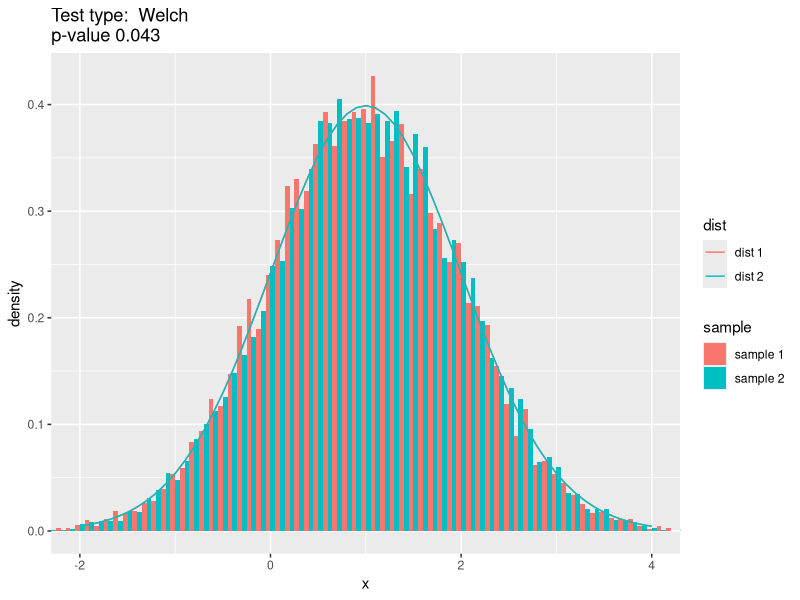
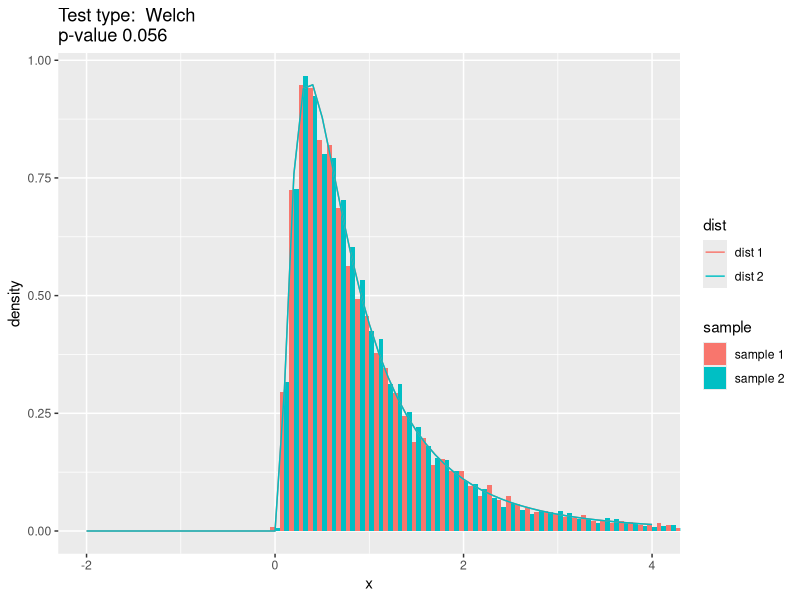
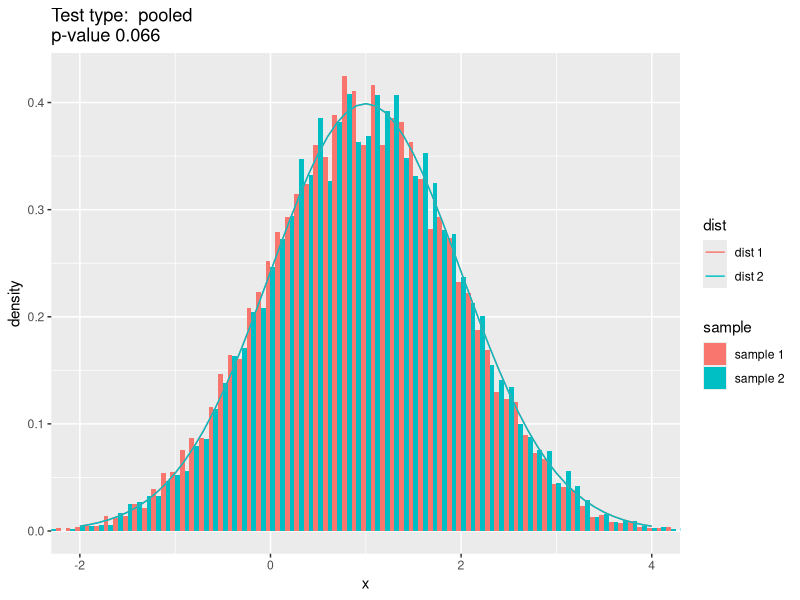
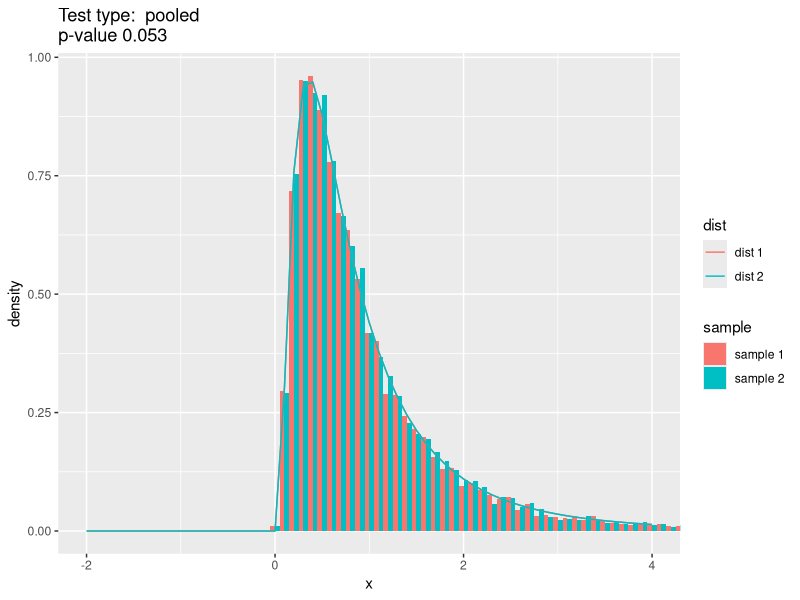

These charts were generated, in order, by the following R code:
## ---- chunk 1
knitr::opts_chunk$set(echo = TRUE)
## ---- chunk 2
library(tidyverse)
library(knitr)
## ---- chunk 3
# Random generator voor de Log-normale distributie
rlnorm2 <- function(n, mu = 1, sd = 1) {
  exp_sdlog_sq <- 1 + sd^2/mu^2
  sdlog <- sqrt(log(exp_sdlog_sq))
  meanlog <- log(mu/sqrt(exp_sdlog_sq))
  
  rlnorm(n, meanlog, sdlog)
}

# Density functie voor de Log-normale distributie
dlnorm2 <- function(n, mu = 1, sd = 1) {
  exp_sdlog_sq <- 1 + sd^2/mu^2
  sdlog <- sqrt(log(exp_sdlog_sq))
  meanlog <- log(mu/sqrt(exp_sdlog_sq))
  
  dlnorm(n, meanlog, sdlog)
}
## ---- chunk 4
test.params <- expand.grid(c(1,2,3),c(0.5,1,2))

sapply(1:nrow(test.params), function(i) {
  mu <- test.params[i,1]
  sd <- test.params[i,2]
  test.data <- rlnorm2(100000, mu,sd)
  list(mu = mu, sd = sd, sample_mu = round(mean(test.data),1), sample_sd = round(sd(test.data),1))
})

## ---- chunk 5
sim.mctest <- function(dist = c("norm", "lnorm"), 
                       n.total, 
                       sample.ratio = 1, 
                       mu = 1, 
                       sd = 1, 
                       sd.ratio = 1,
                       test.type = c("pooled","Welch"),
                       R = 10000,
                       alpha = 0.05) {
  
  # calculate sample sizes
  n1 <- n.total / (1 + 1/sample.ratio)
  n2 <- n.total / (1 + sample.ratio)
  
  test.type <- test.type[1]
  if(!(test.type %in% c("pooled","Welch"))) {
    stop(paste("Invalid test type", test.type))
  }
  # valid test type
  t.test.var.equal <- test.type == "pooled"
  
  mu1 <- mu
  mu2 <- mu
  sd1 <- sd
  sd2 <- sd / sd.ratio
  
  dist <- dist[1]
  if (!(dist %in% c("norm", "lnorm"))) {
    stop("invalid distribution")
  }
  
  # valid distribution type
  if (dist == "norm") {
    dist.fun <- rnorm
  } else {
    dist.fun <- rlnorm2
  }
  
  cnt.typeI <- 0
  for (i in 1:R) {
    d1 <- dist.fun(n1, mu1, sd1)
    d2 <- dist.fun(n2, mu2, sd2)
    
    pval <- t.test(d1, d2, var.equal = t.test.var.equal)$p.value
    if (pval < alpha) {
      cnt.typeI <- cnt.typeI + 1
    }
  }
  
  # output a list with all simulation parameters
  list(
    n.total = n.total,        # total sample size
    n1 = n1,      # sample 1 size
    n2 = n2,      # sample 2 size,
    dist = dist,  # distribution type
    test.type = test.type, # test type
    d1 = d1,      # last d1 sample
    d2 = d2,      # last d2 sample
    mu1 = mu1,    
    mu2 = mu2,
    sd1 = sd1,
    sd2 = sd2,
    typeI.fout.pct = cnt.typeI / R
  )
  
}
## ---- chunk 6
eval.mctest <- function(test) {
  plot_data <- rbind(data.frame(sample = "sample 1", x = test$d1), data.frame(sample = "sample 2", x = test$d2))
  
  # valid distribution type
  if (test$dist == "norm") {
    dist.fun <- dnorm
  } else {
    dist.fun <- dlnorm2
  }
  
  dist_data_1 <- tibble(dist = "dist 1", 
                        x = seq(test$mu1 - 3*test$sd1, test$mu1 + 3 * test$sd1, by = 0.1),
                        y = dist.fun(x, test$mu1, test$sd1))
  dist_data_2 <- tibble(dist = "dist 2", 
                        x = seq(test$mu2 - 3*test$sd2, test$mu2 + 3 * test$sd2, by = 0.1),
                        y = dist.fun(x, test$mu2, test$sd2))
  
  display_range <- c(min(c(min(dist_data_1$x), min(dist_data_2$x))),
                     max(c(max(dist_data_1$x), max(dist_data_2$x))))
  
  p <- ggplot(plot_data, aes(x)) +
    geom_histogram(aes(y = ..density.., fill = sample), position = "dodge", binwidth = 0.1, stat) +
    geom_line(aes(x, y, color = dist), data = dist_data_1) +
    geom_line(aes(x, y, color = dist), data = dist_data_2) +
    coord_cartesian(xlim = display_range) +
    ggtitle(paste("Test type: ", test$test.type, "\np-value", test$typeI.fout.pct))
  
  p
}
## ---- chunk 7
test1 <- sim.mctest(n.total = 20000, 
                    sample.ratio = 1, 
                    dist = "norm", 
                    mu = 1, 
                    sd = 1, 
                    sd.ratio = 1,
                    test.type = "Welch",
                    R = 1000,
                    alpha = 0.05)
eval.mctest(test1)

## ---- chunk 8
test2 <- sim.mctest(n.total = 20000, 
                    sample.ratio = 1, 
                    dist = "lnorm", 
                    mu = 1, 
                    sd = 1, 
                    sd.ratio = 1,
                    test.type = "Welch",
                    R = 1000,
                    alpha = 0.05)
eval.mctest(test2)

## ---- chunk 9
test3 <- sim.mctest(n.total = 20000, 
                    sample.ratio = 1, 
                    dist = "norm", 
                    mu = 1, 
                    sd = 1, 
                    sd.ratio = 1,
                    test.type = "pooled",
                    R = 1000,
                    alpha = 0.05)
eval.mctest(test3)

## ---- chunk 10
test4 <- sim.mctest(n.total = 20000, 
                    sample.ratio = 1, 
                    dist = "lnorm", 
                    mu = 1, 
                    sd = 1, 
                    sd.ratio = 1,
                    test.type = "pooled",
                    R = 1000,
                    alpha = 0.05)
eval.mctest(test4)

## ---- chunk 11
params <- expand.grid(
  dist = c("norm","lnorm"),
  sd.ratio = c(1, 5),
  n.total = c(20, 200),
  sample.ratio = c(1, 1/3),
  test.type = c("pooled","Welch")
)
## ---- chunk 12
sims <- sapply(1:nrow(params), function(i) {
  p <- params[i,]
  
  p.val <- sim.mctest(n.total = p$n.total, 
             sample.ratio = p$sample.ratio, 
             dist = p$dist, 
             mu = 1, 
             sd = 1, 
             sd.ratio = p$sd.ratio,
             test.type = p$test.type,
             R = 1000
            )$typeI.fout.pct
})

result <- params
result$p.val <- sims
## ---- chunk 13
kable(result, caption = "Monte-Carlo simulation for 32 Scenarios")
